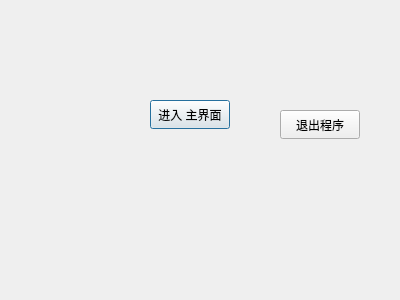
<?xml version="1.0" encoding="UTF-8"?>
<ui version="4.0">
 <class>Dialog</class>
 <widget class="QDialog" name="Dialog">
  <property name="geometry">
   <rect>
    <x>0</x>
    <y>0</y>
    <width>400</width>
    <height>300</height>
   </rect>
  </property>
  <property name="windowTitle">
   <string>Dialog</string>
  </property>
  <widget class="QPushButton" name="pushButton">
   <property name="geometry">
    <rect>
     <x>150</x>
     <y>100</y>
     <width>80</width>
     <height>29</height>
    </rect>
   </property>
   <property name="text">
    <string>进入 主界面</string>
   </property>
  </widget>
  <widget class="QPushButton" name="pushButton_2">
   <property name="geometry">
    <rect>
     <x>280</x>
     <y>110</y>
     <width>80</width>
     <height>29</height>
    </rect>
   </property>
   <property name="text">
    <string>退出程序</string>
   </property>
  </widget>
 </widget>
 <resources/>
 <connections/>
</ui>
